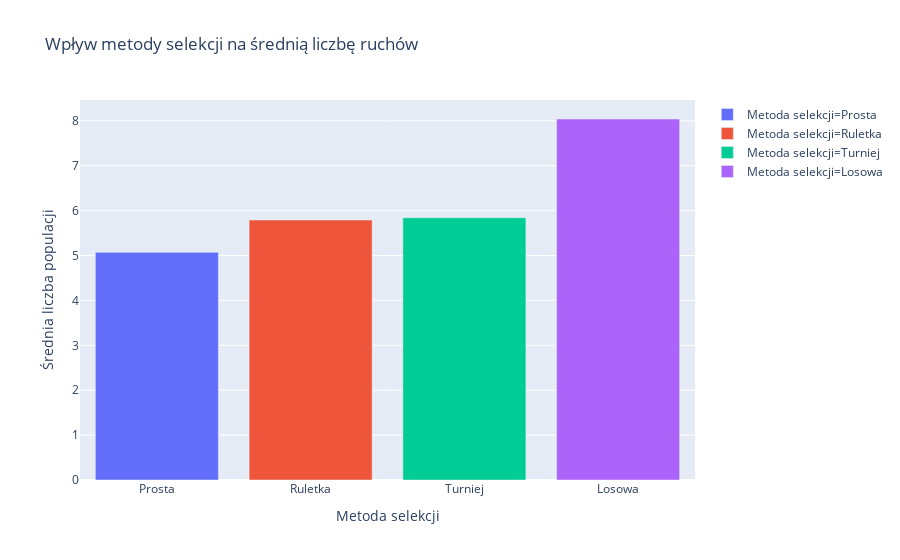

The notebook cell this image was saved under:
### Code cell
x = 'Metoda selekcji'
y = 'Średnia liczba populacji'
px.bar(df.sort_values(y), x=x, y=y, color=x, 
       title='Wpływ metody selekcji na średnią liczbę ruchów')

### Figure 1 — Plotly figure (JSON) as saved in the notebook; plotly's stock layout.template omitted (floating-point values rounded to 4 significant figures)
{"data": [{"alignmentgroup": "True", "hoverlabel": {"namelength": 0}, "hovertemplate": "Metoda selekcji=%{x}<br>Średnia liczba populacji=%{y}", "legendgroup": "Metoda selekcji=Prosta", "marker": {"color": "#636efa"}, "name": "Metoda selekcji=Prosta", "offsetgroup": "Metoda selekcji=Prosta", "orientation": "v", "showlegend": true, "textposition": "auto", "type": "bar", "x": ["Prosta"], "xaxis": "x", "y": [5.07], "yaxis": "y"}, {"alignmentgroup": "True", "hoverlabel": {"namelength": 0}, "hovertemplate": "Metoda selekcji=%{x}<br>Średnia liczba populacji=%{y}", "legendgroup": "Metoda selekcji=Ruletka", "marker": {"color": "#EF553B"}, "name": "Metoda selekcji=Ruletka", "offsetgroup": "Metoda selekcji=Ruletka", "orientation": "v", "showlegend": true, "textposition": "auto", "type": "bar", "x": ["Ruletka"], "xaxis": "x", "y": [5.79], "yaxis": "y"}, {"alignmentgroup": "True", "hoverlabel": {"namelength": 0}, "hovertemplate": "Metoda selekcji=%{x}<br>Średnia liczba populacji=%{y}", "legendgroup": "Metoda selekcji=Turniej", "marker": {"color": "#00cc96"}, "name": "Metoda selekcji=Turniej", "offsetgroup": "Metoda selekcji=Turniej", "orientation": "v", "showlegend": true, "textposition": "auto", "type": "bar", "x": ["Turniej"], "xaxis": "x", "y": [5.84], "yaxis": "y"}, {"alignmentgroup": "True", "hoverlabel": {"namelength": 0}, "hovertemplate": "Metoda selekcji=%{x}<br>Średnia liczba populacji=%{y}", "legendgroup": "Metoda selekcji=Losowa", "marker": {"color": "#ab63fa"}, "name": "Metoda selekcji=Losowa", "offsetgroup": "Metoda selekcji=Losowa", "orientation": "v", "showlegend": true, "textposition": "auto", "type": "bar", "x": ["Losowa"], "xaxis": "x", "y": [8.04], "yaxis": "y"}], "layout": {"barmode": "relative", "legend": {"tracegroupgap": 0}, "title": {"text": "Wpływ metody selekcji na średnią liczbę ruchów"}, "xaxis": {"anchor": "y", "categoryarray": ["Prosta", "Ruletka", "Turniej", "Losowa"], "categoryorder": "array", "domain": [0, 1], "title": {"text": "Metoda selekcji"}}, "yaxis": {"anchor": "x", "domain": [0, 1], "title": {"text": "Średnia liczba populacji"}}}}
